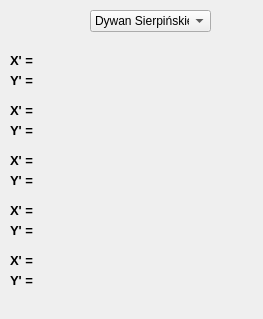
<?xml version="1.0" encoding="UTF-8"?>
<ui version="4.0">
 <class>Tabs</class>
 <widget class="QWidget" name="Tabs">
  <property name="geometry">
   <rect>
    <x>0</x>
    <y>0</y>
    <width>263</width>
    <height>319</height>
   </rect>
  </property>
  <property name="windowTitle">
   <string>Form</string>
  </property>
  <widget class="QComboBox" name="comboBox">
   <property name="geometry">
    <rect>
     <x>90</x>
     <y>10</y>
     <width>121</width>
     <height>22</height>
    </rect>
   </property>
   <item>
    <property name="text">
     <string>Dywan Sierpińskiego</string>
    </property>
   </item>
   <item>
    <property name="text">
     <string>Dane użytkownika</string>
    </property>
   </item>
  </widget>
  <widget class="QLabel" name="label">
   <property name="geometry">
    <rect>
     <x>10</x>
     <y>50</y>
     <width>31</width>
     <height>21</height>
    </rect>
   </property>
   <property name="text">
    <string>&lt;!DOCTYPE HTML PUBLIC &quot;-//W3C//DTD HTML 4.0//EN&quot; &quot;http://www.w3.org/TR/REC-html40/strict.dtd&quot;&gt;
&lt;html&gt;&lt;head&gt;&lt;meta name=&quot;qrichtext&quot; content=&quot;1&quot; /&gt;&lt;style type=&quot;text/css&quot;&gt;
p, li { white-space: pre-wrap; }
&lt;/style&gt;&lt;/head&gt;&lt;body style=&quot; font-family:'MS Shell Dlg 2'; font-size:8.25pt; font-weight:400; font-style:normal;&quot;&gt;
&lt;p style=&quot; margin-top:0px; margin-bottom:0px; margin-left:0px; margin-right:0px; -qt-block-indent:0; text-indent:0px;&quot;&gt;&lt;span style=&quot; font-size:10pt; font-weight:600;&quot;&gt;X' =&lt;/span&gt;&lt;/p&gt;&lt;/body&gt;&lt;/html&gt;</string>
   </property>
  </widget>
  <widget class="QLabel" name="label_2">
   <property name="geometry">
    <rect>
     <x>10</x>
     <y>70</y>
     <width>31</width>
     <height>21</height>
    </rect>
   </property>
   <property name="text">
    <string>&lt;!DOCTYPE HTML PUBLIC &quot;-//W3C//DTD HTML 4.0//EN&quot; &quot;http://www.w3.org/TR/REC-html40/strict.dtd&quot;&gt;
&lt;html&gt;&lt;head&gt;&lt;meta name=&quot;qrichtext&quot; content=&quot;1&quot; /&gt;&lt;style type=&quot;text/css&quot;&gt;
p, li { white-space: pre-wrap; }
&lt;/style&gt;&lt;/head&gt;&lt;body style=&quot; font-family:'MS Shell Dlg 2'; font-size:8.25pt; font-weight:400; font-style:normal;&quot;&gt;
&lt;p style=&quot; margin-top:0px; margin-bottom:0px; margin-left:0px; margin-right:0px; -qt-block-indent:0; text-indent:0px;&quot;&gt;&lt;span style=&quot; font-size:10pt; font-weight:600;&quot;&gt;Y' =&lt;/span&gt;&lt;/p&gt;&lt;/body&gt;&lt;/html&gt;</string>
   </property>
  </widget>
  <widget class="QLabel" name="label_3">
   <property name="geometry">
    <rect>
     <x>10</x>
     <y>100</y>
     <width>31</width>
     <height>21</height>
    </rect>
   </property>
   <property name="text">
    <string>&lt;!DOCTYPE HTML PUBLIC &quot;-//W3C//DTD HTML 4.0//EN&quot; &quot;http://www.w3.org/TR/REC-html40/strict.dtd&quot;&gt;
&lt;html&gt;&lt;head&gt;&lt;meta name=&quot;qrichtext&quot; content=&quot;1&quot; /&gt;&lt;style type=&quot;text/css&quot;&gt;
p, li { white-space: pre-wrap; }
&lt;/style&gt;&lt;/head&gt;&lt;body style=&quot; font-family:'MS Shell Dlg 2'; font-size:8.25pt; font-weight:400; font-style:normal;&quot;&gt;
&lt;p style=&quot; margin-top:0px; margin-bottom:0px; margin-left:0px; margin-right:0px; -qt-block-indent:0; text-indent:0px;&quot;&gt;&lt;span style=&quot; font-size:10pt; font-weight:600;&quot;&gt;X' =&lt;/span&gt;&lt;/p&gt;&lt;/body&gt;&lt;/html&gt;</string>
   </property>
  </widget>
  <widget class="QLabel" name="label_4">
   <property name="geometry">
    <rect>
     <x>10</x>
     <y>120</y>
     <width>31</width>
     <height>21</height>
    </rect>
   </property>
   <property name="text">
    <string>&lt;!DOCTYPE HTML PUBLIC &quot;-//W3C//DTD HTML 4.0//EN&quot; &quot;http://www.w3.org/TR/REC-html40/strict.dtd&quot;&gt;
&lt;html&gt;&lt;head&gt;&lt;meta name=&quot;qrichtext&quot; content=&quot;1&quot; /&gt;&lt;style type=&quot;text/css&quot;&gt;
p, li { white-space: pre-wrap; }
&lt;/style&gt;&lt;/head&gt;&lt;body style=&quot; font-family:'MS Shell Dlg 2'; font-size:8.25pt; font-weight:400; font-style:normal;&quot;&gt;
&lt;p style=&quot; margin-top:0px; margin-bottom:0px; margin-left:0px; margin-right:0px; -qt-block-indent:0; text-indent:0px;&quot;&gt;&lt;span style=&quot; font-size:10pt; font-weight:600;&quot;&gt;Y' =&lt;/span&gt;&lt;/p&gt;&lt;/body&gt;&lt;/html&gt;</string>
   </property>
  </widget>
  <widget class="QLabel" name="label_5">
   <property name="geometry">
    <rect>
     <x>10</x>
     <y>150</y>
     <width>31</width>
     <height>21</height>
    </rect>
   </property>
   <property name="text">
    <string>&lt;!DOCTYPE HTML PUBLIC &quot;-//W3C//DTD HTML 4.0//EN&quot; &quot;http://www.w3.org/TR/REC-html40/strict.dtd&quot;&gt;
&lt;html&gt;&lt;head&gt;&lt;meta name=&quot;qrichtext&quot; content=&quot;1&quot; /&gt;&lt;style type=&quot;text/css&quot;&gt;
p, li { white-space: pre-wrap; }
&lt;/style&gt;&lt;/head&gt;&lt;body style=&quot; font-family:'MS Shell Dlg 2'; font-size:8.25pt; font-weight:400; font-style:normal;&quot;&gt;
&lt;p style=&quot; margin-top:0px; margin-bottom:0px; margin-left:0px; margin-right:0px; -qt-block-indent:0; text-indent:0px;&quot;&gt;&lt;span style=&quot; font-size:10pt; font-weight:600;&quot;&gt;X' =&lt;/span&gt;&lt;/p&gt;&lt;/body&gt;&lt;/html&gt;</string>
   </property>
  </widget>
  <widget class="QLabel" name="label_6">
   <property name="geometry">
    <rect>
     <x>10</x>
     <y>170</y>
     <width>31</width>
     <height>21</height>
    </rect>
   </property>
   <property name="text">
    <string>&lt;!DOCTYPE HTML PUBLIC &quot;-//W3C//DTD HTML 4.0//EN&quot; &quot;http://www.w3.org/TR/REC-html40/strict.dtd&quot;&gt;
&lt;html&gt;&lt;head&gt;&lt;meta name=&quot;qrichtext&quot; content=&quot;1&quot; /&gt;&lt;style type=&quot;text/css&quot;&gt;
p, li { white-space: pre-wrap; }
&lt;/style&gt;&lt;/head&gt;&lt;body style=&quot; font-family:'MS Shell Dlg 2'; font-size:8.25pt; font-weight:400; font-style:normal;&quot;&gt;
&lt;p style=&quot; margin-top:0px; margin-bottom:0px; margin-left:0px; margin-right:0px; -qt-block-indent:0; text-indent:0px;&quot;&gt;&lt;span style=&quot; font-size:10pt; font-weight:600;&quot;&gt;Y' =&lt;/span&gt;&lt;/p&gt;&lt;/body&gt;&lt;/html&gt;</string>
   </property>
  </widget>
  <widget class="QLabel" name="label_7">
   <property name="geometry">
    <rect>
     <x>10</x>
     <y>220</y>
     <width>31</width>
     <height>21</height>
    </rect>
   </property>
   <property name="text">
    <string>&lt;!DOCTYPE HTML PUBLIC &quot;-//W3C//DTD HTML 4.0//EN&quot; &quot;http://www.w3.org/TR/REC-html40/strict.dtd&quot;&gt;
&lt;html&gt;&lt;head&gt;&lt;meta name=&quot;qrichtext&quot; content=&quot;1&quot; /&gt;&lt;style type=&quot;text/css&quot;&gt;
p, li { white-space: pre-wrap; }
&lt;/style&gt;&lt;/head&gt;&lt;body style=&quot; font-family:'MS Shell Dlg 2'; font-size:8.25pt; font-weight:400; font-style:normal;&quot;&gt;
&lt;p style=&quot; margin-top:0px; margin-bottom:0px; margin-left:0px; margin-right:0px; -qt-block-indent:0; text-indent:0px;&quot;&gt;&lt;span style=&quot; font-size:10pt; font-weight:600;&quot;&gt;Y' =&lt;/span&gt;&lt;/p&gt;&lt;/body&gt;&lt;/html&gt;</string>
   </property>
  </widget>
  <widget class="QLabel" name="label_8">
   <property name="geometry">
    <rect>
     <x>10</x>
     <y>200</y>
     <width>31</width>
     <height>21</height>
    </rect>
   </property>
   <property name="text">
    <string>&lt;!DOCTYPE HTML PUBLIC &quot;-//W3C//DTD HTML 4.0//EN&quot; &quot;http://www.w3.org/TR/REC-html40/strict.dtd&quot;&gt;
&lt;html&gt;&lt;head&gt;&lt;meta name=&quot;qrichtext&quot; content=&quot;1&quot; /&gt;&lt;style type=&quot;text/css&quot;&gt;
p, li { white-space: pre-wrap; }
&lt;/style&gt;&lt;/head&gt;&lt;body style=&quot; font-family:'MS Shell Dlg 2'; font-size:8.25pt; font-weight:400; font-style:normal;&quot;&gt;
&lt;p style=&quot; margin-top:0px; margin-bottom:0px; margin-left:0px; margin-right:0px; -qt-block-indent:0; text-indent:0px;&quot;&gt;&lt;span style=&quot; font-size:10pt; font-weight:600;&quot;&gt;X' =&lt;/span&gt;&lt;/p&gt;&lt;/body&gt;&lt;/html&gt;</string>
   </property>
  </widget>
  <widget class="QLabel" name="label_9">
   <property name="geometry">
    <rect>
     <x>10</x>
     <y>270</y>
     <width>31</width>
     <height>21</height>
    </rect>
   </property>
   <property name="text">
    <string>&lt;!DOCTYPE HTML PUBLIC &quot;-//W3C//DTD HTML 4.0//EN&quot; &quot;http://www.w3.org/TR/REC-html40/strict.dtd&quot;&gt;
&lt;html&gt;&lt;head&gt;&lt;meta name=&quot;qrichtext&quot; content=&quot;1&quot; /&gt;&lt;style type=&quot;text/css&quot;&gt;
p, li { white-space: pre-wrap; }
&lt;/style&gt;&lt;/head&gt;&lt;body style=&quot; font-family:'MS Shell Dlg 2'; font-size:8.25pt; font-weight:400; font-style:normal;&quot;&gt;
&lt;p style=&quot; margin-top:0px; margin-bottom:0px; margin-left:0px; margin-right:0px; -qt-block-indent:0; text-indent:0px;&quot;&gt;&lt;span style=&quot; font-size:10pt; font-weight:600;&quot;&gt;Y' =&lt;/span&gt;&lt;/p&gt;&lt;/body&gt;&lt;/html&gt;</string>
   </property>
  </widget>
  <widget class="QLabel" name="label_10">
   <property name="geometry">
    <rect>
     <x>10</x>
     <y>250</y>
     <width>31</width>
     <height>21</height>
    </rect>
   </property>
   <property name="text">
    <string>&lt;!DOCTYPE HTML PUBLIC &quot;-//W3C//DTD HTML 4.0//EN&quot; &quot;http://www.w3.org/TR/REC-html40/strict.dtd&quot;&gt;
&lt;html&gt;&lt;head&gt;&lt;meta name=&quot;qrichtext&quot; content=&quot;1&quot; /&gt;&lt;style type=&quot;text/css&quot;&gt;
p, li { white-space: pre-wrap; }
&lt;/style&gt;&lt;/head&gt;&lt;body style=&quot; font-family:'MS Shell Dlg 2'; font-size:8.25pt; font-weight:400; font-style:normal;&quot;&gt;
&lt;p style=&quot; margin-top:0px; margin-bottom:0px; margin-left:0px; margin-right:0px; -qt-block-indent:0; text-indent:0px;&quot;&gt;&lt;span style=&quot; font-size:10pt; font-weight:600;&quot;&gt;X' =&lt;/span&gt;&lt;/p&gt;&lt;/body&gt;&lt;/html&gt;</string>
   </property>
  </widget>
 </widget>
 <resources/>
 <connections/>
</ui>
